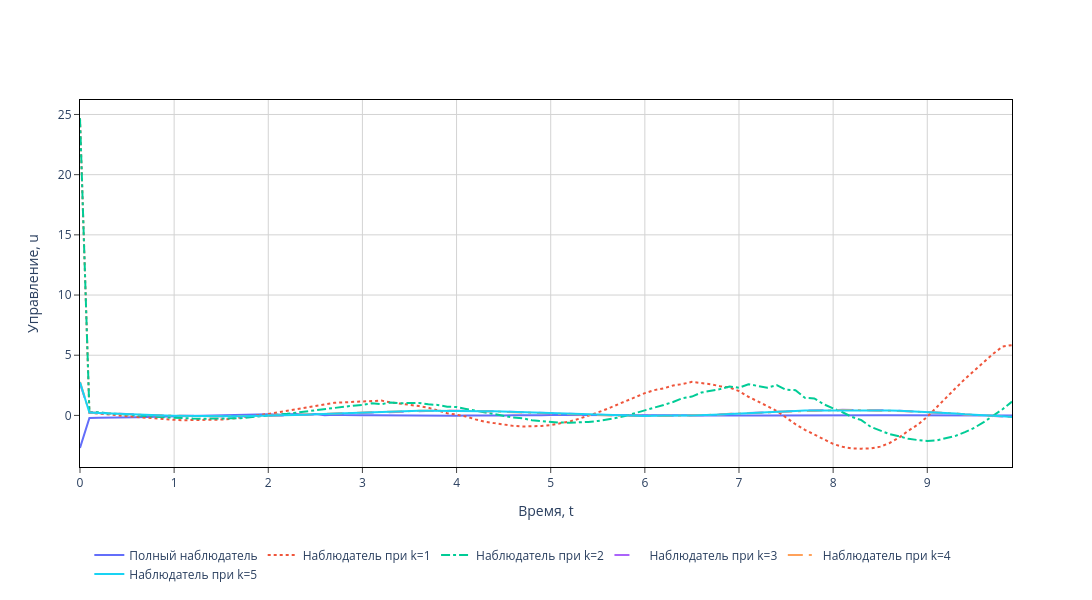

Notebook code for this chart:
### Code cell
from plotly.subplots import make_subplots
import plotly.graph_objects as go

dash_styles = ['dash', 'dot', 'dashdot', 'longdash', 'longdashdot', 'solid']

fig = go.Figure(
    layout=dict(
        legend=dict(
            yanchor="top",
            y=-0.2,
            xanchor="left",
            x=0.01,
            orientation="h",
        )
    )
)
fig.update_layout(
    xaxis_title="Время, t",
    yaxis_title="Управление, u",
    plot_bgcolor="white",
)
fig.update_xaxes(
    mirror=True,
    ticks="outside",
    showline=True,
    linecolor="black",
    gridcolor="lightgrey",
)
fig.update_yaxes(
    mirror=True,
    ticks="outside",
    showline=True,
    linecolor="black",
    gridcolor="lightgrey",
)
t=np.arange(0, 10, 0.1)
fig.add_trace(go.Scatter(x=t, y=u_ideal, name='Полный наблюдатель'),)
# fig.add_trace(go.Scatter( y=u_full, name='u_full'), row=1, col=1)
for k, (u_func, sigma_func) in func_observer.items():
    dash_с = dash_styles[k % len(dash_styles)]
    fig.add_trace(go.Scatter(x=t, y=u_func, name=f'Наблюдатель при k={k}', line=dict(dash=dash_с)), )

# fig.add_trace(go.Scatter( y=sigma_ideal, name='sigma_ideal'), row=2, col=1)
# fig.add_trace(go.Scatter( y=sigma_full, name='sigma_full'), row=2, col=1)
# for k, (u_func, sigma_func) in func_observer.items():
#     dash_с = dash_styles[k % len(dash_styles)]
#     fig.add_trace(go.Scatter(y=sigma_func, name=f'sigma_func_{k}', line=dict(dash=dash_с)), row=2, col=1)
fig.update_layout(height=600, width=1200)
fig.show()

### Figure 1 — Plotly figure (JSON) as saved in the notebook; plotly's stock layout.template omitted (floating-point values rounded to 4 significant figures; data arrays with more than 128 entries replaced by an {"elided": "..."} marker saying what was removed)
{"data": [{"name": "Полный наблюдатель", "type": "scatter", "x": [0.0, 0.1, 0.2, 0.3, 0.4, 0.5, 0.6, 0.7, 0.8, 0.9, 1.0, 1.1, 1.2, 1.3, 1.4, 1.5, 1.6, 1.7, 1.8, 1.9, 2.0, 2.1, 2.2, 2.3, 2.4, 2.5, 2.6, 2.7, 2.8, 2.9, 3.0, 3.1, 3.2, 3.3, 3.4, 3.5, 3.6, 3.7, 3.8, 3.9, 4.0, 4.1, 4.2, 4.3, 4.4, 4.5, 4.6, 4.7, 4.8, 4.9, 5.0, 5.1, 5.2, 5.3, 5.4, 5.5, 5.6, 5.7, 5.8, 5.9, 6.0, 6.1, 6.2, 6.3, 6.4, 6.5, 6.6, 6.7, 6.8, 6.9, 7.0, 7.1, 7.2, 7.3, 7.4, 7.5, 7.6, 7.7, 7.8, 7.9, 8.0, 8.1, 8.2, 8.3, 8.4, 8.5, 8.6, 8.7, 8.8, 8.9, 9.0, 9.1, 9.2, 9.3, 9.4, 9.5, 9.6, 9.7, 9.8, 9.9], "y": {"elided": "1000 float values"}}, {"line": {"dash": "dot"}, "name": "Наблюдатель при k=1", "type": "scatter", "x": [0.0, 0.1, 0.2, 0.3, 0.4, 0.5, 0.6, 0.7, 0.8, 0.9, 1.0, 1.1, 1.2, 1.3, 1.4, 1.5, 1.6, 1.7, 1.8, 1.9, 2.0, 2.1, 2.2, 2.3, 2.4, 2.5, 2.6, 2.7, 2.8, 2.9, 3.0, 3.1, 3.2, 3.3, 3.4, 3.5, 3.6, 3.7, 3.8, 3.9, 4.0, 4.1, 4.2, 4.3, 4.4, 4.5, 4.6, 4.7, 4.8, 4.9, 5.0, 5.1, 5.2, 5.3, 5.4, 5.5, 5.6, 5.7, 5.8, 5.9, 6.0, 6.1, 6.2, 6.3, 6.4, 6.5, 6.6, 6.7, 6.8, 6.9, 7.0, 7.1, 7.2, 7.3, 7.4, 7.5, 7.6, 7.7, 7.8, 7.9, 8.0, 8.1, 8.2, 8.3, 8.4, 8.5, 8.6, 8.7, 8.8, 8.9, 9.0, 9.1, 9.2, 9.3, 9.4, 9.5, 9.6, 9.7, 9.8, 9.9], "y": {"elided": "1000 float values"}}, {"line": {"dash": "dashdot"}, "name": "Наблюдатель при k=2", "type": "scatter", "x": [0.0, 0.1, 0.2, 0.3, 0.4, 0.5, 0.6, 0.7, 0.8, 0.9, 1.0, 1.1, 1.2, 1.3, 1.4, 1.5, 1.6, 1.7, 1.8, 1.9, 2.0, 2.1, 2.2, 2.3, 2.4, 2.5, 2.6, 2.7, 2.8, 2.9, 3.0, 3.1, 3.2, 3.3, 3.4, 3.5, 3.6, 3.7, 3.8, 3.9, 4.0, 4.1, 4.2, 4.3, 4.4, 4.5, 4.6, 4.7, 4.8, 4.9, 5.0, 5.1, 5.2, 5.3, 5.4, 5.5, 5.6, 5.7, 5.8, 5.9, 6.0, 6.1, 6.2, 6.3, 6.4, 6.5, 6.6, 6.7, 6.8, 6.9, 7.0, 7.1, 7.2, 7.3, 7.4, 7.5, 7.6, 7.7, 7.8, 7.9, 8.0, 8.1, 8.2, 8.3, 8.4, 8.5, 8.6, 8.7, 8.8, 8.9, 9.0, 9.1, 9.2, 9.3, 9.4, 9.5, 9.6, 9.7, 9.8, 9.9], "y": {"elided": "1000 float values"}}, {"line": {"dash": "longdash"}, "name": "Наблюдатель при k=3", "type": "scatter", "x": [0.0, 0.1, 0.2, 0.3, 0.4, 0.5, 0.6, 0.7, 0.8, 0.9, 1.0, 1.1, 1.2, 1.3, 1.4, 1.5, 1.6, 1.7, 1.8, 1.9, 2.0, 2.1, 2.2, 2.3, 2.4, 2.5, 2.6, 2.7, 2.8, 2.9, 3.0, 3.1, 3.2, 3.3, 3.4, 3.5, 3.6, 3.7, 3.8, 3.9, 4.0, 4.1, 4.2, 4.3, 4.4, 4.5, 4.6, 4.7, 4.8, 4.9, 5.0, 5.1, 5.2, 5.3, 5.4, 5.5, 5.6, 5.7, 5.8, 5.9, 6.0, 6.1, 6.2, 6.3, 6.4, 6.5, 6.6, 6.7, 6.8, 6.9, 7.0, 7.1, 7.2, 7.3, 7.4, 7.5, 7.6, 7.7, 7.8, 7.9, 8.0, 8.1, 8.2, 8.3, 8.4, 8.5, 8.6, 8.7, 8.8, 8.9, 9.0, 9.1, 9.2, 9.3, 9.4, 9.5, 9.6, 9.7, 9.8, 9.9], "y": {"elided": "1000 float values"}}, {"line": {"dash": "longdashdot"}, "name": "Наблюдатель при k=4", "type": "scatter", "x": [0.0, 0.1, 0.2, 0.3, 0.4, 0.5, 0.6, 0.7, 0.8, 0.9, 1.0, 1.1, 1.2, 1.3, 1.4, 1.5, 1.6, 1.7, 1.8, 1.9, 2.0, 2.1, 2.2, 2.3, 2.4, 2.5, 2.6, 2.7, 2.8, 2.9, 3.0, 3.1, 3.2, 3.3, 3.4, 3.5, 3.6, 3.7, 3.8, 3.9, 4.0, 4.1, 4.2, 4.3, 4.4, 4.5, 4.6, 4.7, 4.8, 4.9, 5.0, 5.1, 5.2, 5.3, 5.4, 5.5, 5.6, 5.7, 5.8, 5.9, 6.0, 6.1, 6.2, 6.3, 6.4, 6.5, 6.6, 6.7, 6.8, 6.9, 7.0, 7.1, 7.2, 7.3, 7.4, 7.5, 7.6, 7.7, 7.8, 7.9, 8.0, 8.1, 8.2, 8.3, 8.4, 8.5, 8.6, 8.7, 8.8, 8.9, 9.0, 9.1, 9.2, 9.3, 9.4, 9.5, 9.6, 9.7, 9.8, 9.9], "y": {"elided": "1000 float values"}}, {"line": {"dash": "solid"}, "name": "Наблюдатель при k=5", "type": "scatter", "x": [0.0, 0.1, 0.2, 0.3, 0.4, 0.5, 0.6, 0.7, 0.8, 0.9, 1.0, 1.1, 1.2, 1.3, 1.4, 1.5, 1.6, 1.7, 1.8, 1.9, 2.0, 2.1, 2.2, 2.3, 2.4, 2.5, 2.6, 2.7, 2.8, 2.9, 3.0, 3.1, 3.2, 3.3, 3.4, 3.5, 3.6, 3.7, 3.8, 3.9, 4.0, 4.1, 4.2, 4.3, 4.4, 4.5, 4.6, 4.7, 4.8, 4.9, 5.0, 5.1, 5.2, 5.3, 5.4, 5.5, 5.6, 5.7, 5.8, 5.9, 6.0, 6.1, 6.2, 6.3, 6.4, 6.5, 6.6, 6.7, 6.8, 6.9, 7.0, 7.1, 7.2, 7.3, 7.4, 7.5, 7.6, 7.7, 7.8, 7.9, 8.0, 8.1, 8.2, 8.3, 8.4, 8.5, 8.6, 8.7, 8.8, 8.9, 9.0, 9.1, 9.2, 9.3, 9.4, 9.5, 9.6, 9.7, 9.8, 9.9], "y": {"elided": "1000 float values"}}], "layout": {"height": 600, "legend": {"orientation": "h", "x": 0.01, "xanchor": "left", "y": -0.2, "yanchor": "top"}, "plot_bgcolor": "white", "width": 1200, "xaxis": {"gridcolor": "lightgrey", "linecolor": "black", "mirror": true, "showline": true, "ticks": "outside", "title": {"text": "Время, t"}}, "yaxis": {"gridcolor": "lightgrey", "linecolor": "black", "mirror": true, "showline": true, "ticks": "outside", "title": {"text": "Управление, u"}}}}
